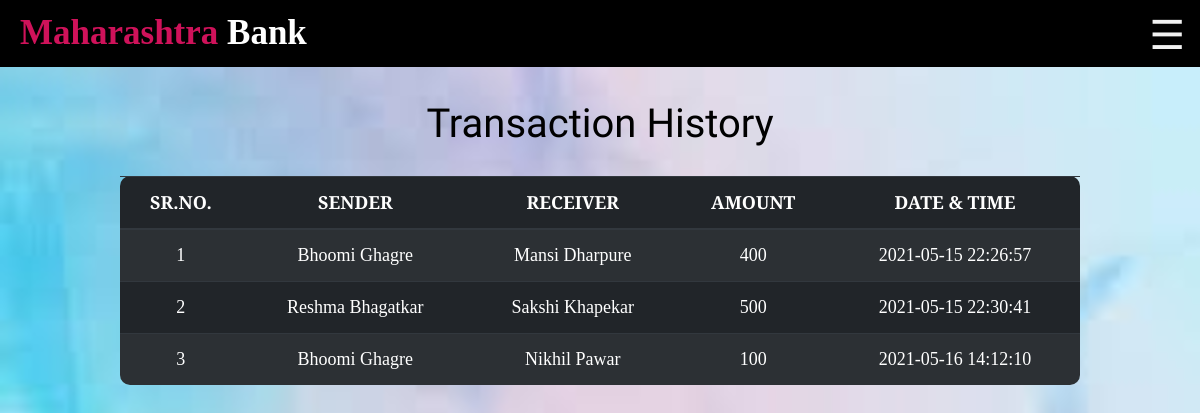
/transactionHistory.php, run on an earlier commit of the app's database.
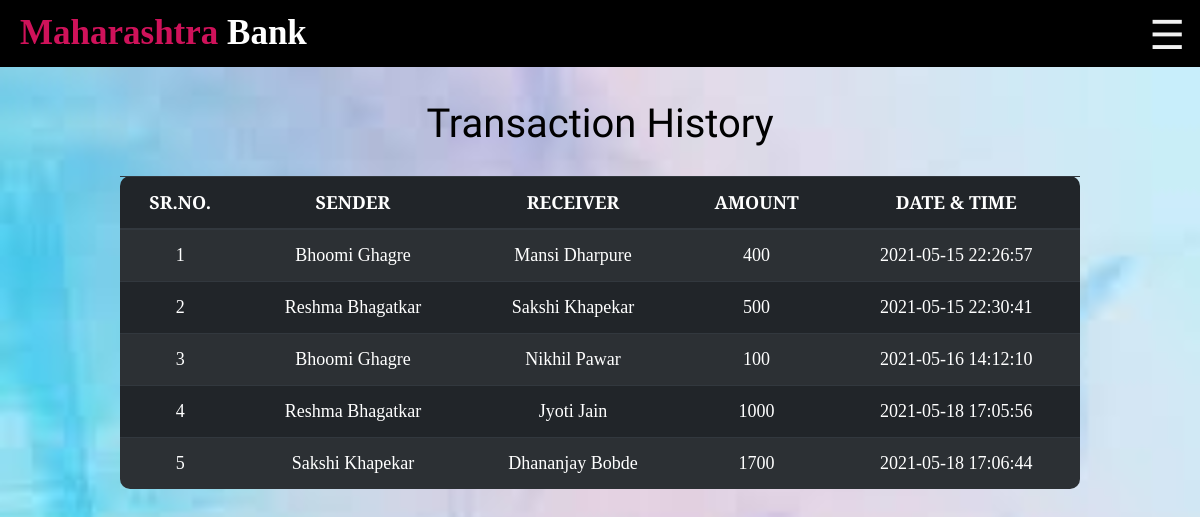
And on a later commit of the database.
### tables this page shows
CREATE TABLE IF NOT EXISTS `transaction` (
  `sno` int NOT NULL AUTO_INCREMENT,
  `sender` varchar(255) NOT NULL,
  `receiver` varchar(255) NOT NULL,
  `amount` varchar(255) NOT NULL,
  `datetime` datetime NOT NULL DEFAULT CURRENT_TIMESTAMP,
  PRIMARY KEY (`sno`)
);

### transactionHistory.php (the view, shortened to what this page needs)
<!DOCTYPE html>
<html lang="en">
<head>
    <link rel="stylesheet" href="https://stackpath.bootstrapcdn.com/bootstrap/4.1.3/css/bootstrap.min.css">
    <link rel="stylesheet" href="css/user.css">
</head>
<body>
<?php include 'navigation.php';?>
    <h2>Transaction History</h2>
    <div class="center-div">
        <div class="table-responsive">
            <table class="table table-striped table-dark">
                <thead>
                    <tr>
                        <th scope="col">Sr.No.</th>
                        <th scope="col">Sender</th>
                        <th scope="col">Receiver</th>
                        <th scope="col">Amount</th>
                        <th scope="col">Date & Time</th>
                    </tr>
                </thead>
                <tbody>
                    <?php
                    include 'connection.php';
                    $sql = " select * from transaction ";
                    $query = mysqli_query($conn, $sql);
                    while ($res = mysqli_fetch_assoc($query)) {
                    ?>
                        <tr>
                            <td scope="row"><?php echo $res['sno']; ?></td>
                            <td><?php echo $res['sender']; ?></td>
                            <td><?php echo $res['receiver']; ?></td>
                            <td><?php echo $res['amount']; ?></td>
                            <td><?php echo $res['datetime']; ?></td>
                        </tr>
                    <?php
                    }
                    ?>
                </tbody>
            </table>
        </div>
    </div>
</body>
</html>

### navigation.php (shortened to what this page needs)
<!DOCTYPE html>
<html>
<head>
    <link rel="stylesheet" href="https://use.fontawesome.com/releases/v5.4.1/css/all.css">
</head>
<body>
    <header>
        <div class="head">
            <div class="logo">
                <a href="index.html">Maharashtra <span>Bank</span></a>
            </div>
        </div>
        <span class="humberger-menu" onclick="openNav()">&#9776;</span>
    </header>
</body>
</html>

### css/user.css (style rules this page uses)
* { margin: 0; padding: 0; box-sizing: border-box; }
.center-div { width: 80%; padding: 20px 0 0 0; border-radius: 15px; align-items: center; margin-left: 10%; }
table { border-radius: 10px; }
th, td { font-family: "Source Serif Pro", serif; }
th { text-transform: uppercase; font-weight: bolder; text-align: center; font-size: 18px; }
td { font-size: 18px; text-align: center; }

### transactionHistory.php (style rules this page uses)
body { background-image: url(images/bg2.jpg); background-size: cover; }
h2 { font-size: 40px; color: black; margin-top: 7%; text-align: center; padding: 16px 0 0 0; font-family: "Goblin One", cursive; }

### navigation.php (style rules this page uses)
body { margin: 0; padding: 0; overflow-x: hidden; }
* { box-sizing: border-box; margin: 0; padding: 0; }
header { position: fixed; left: 0px; top: 0px; width: 100%; z-index: 10; background-color: #000000; padding: 7px 10px; }
header .head { -webkit-display: flex; display: flex; justify-content: space-between; align-items: center; }
header .logo a { font-size: 35px; text-decoration: none; color: #cf125a; font-weight: 700; font-family: Lucida Bright, Georgia, serif; margin: 10px; }
header .logo a span { color: white; font-family: Lucida Bright, Georgia, serif; }
.humberger-menu { position: absolute; top: 5px; right: 15px; font-size: 40px; cursor: pointer; color: #f1f1f1; display: flex; flex-direction: column; justify-content: space-around; }

What changed in the data, as far as the page shows it:
added transaction: sno "4", sender "Reshma Bhagatkar", receiver "Jyoti Jain", amount "1000", datetime "2021-05-18 17:05:56"
added transaction: sno "5", sender "Sakshi Khapekar", receiver "Dhananjay Bobde", amount "1700", datetime "2021-05-18 17:06:44"
